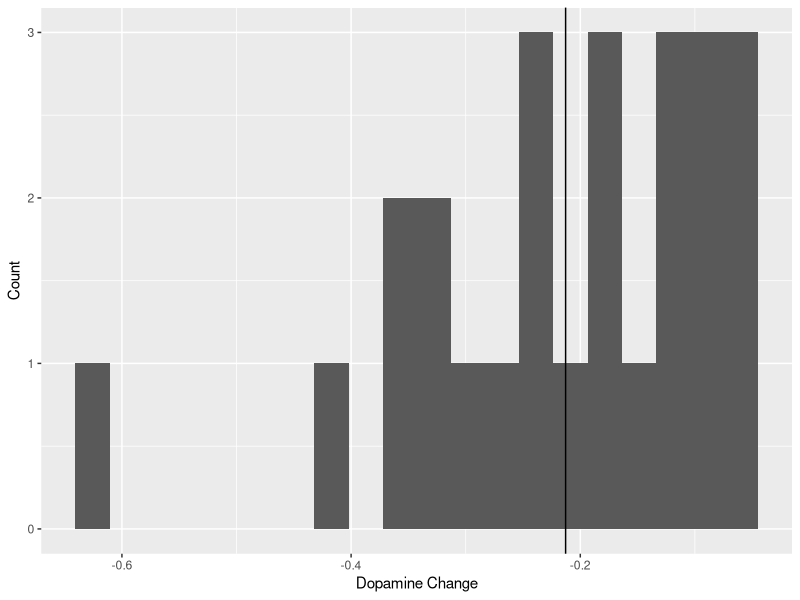
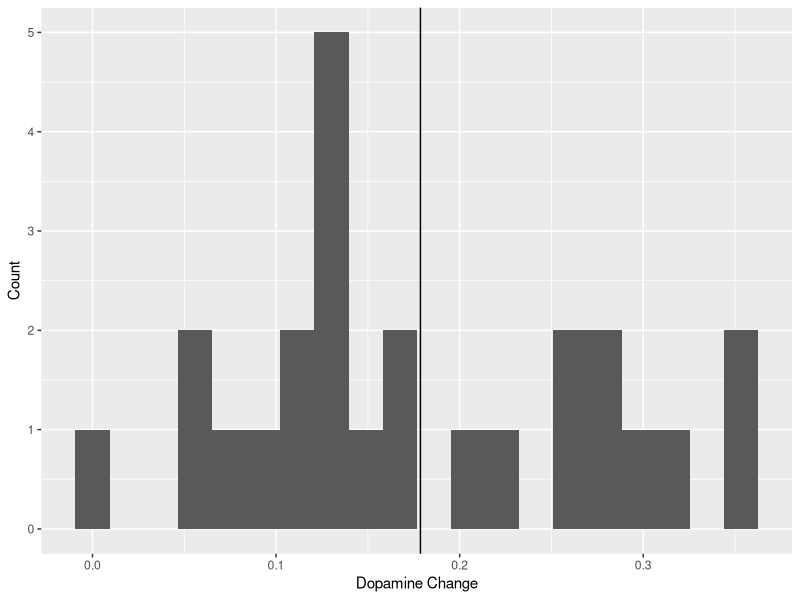
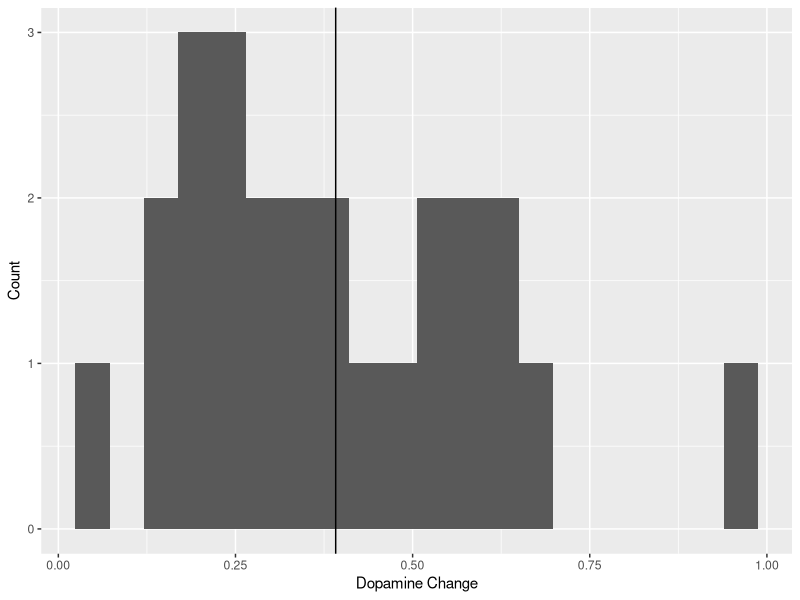
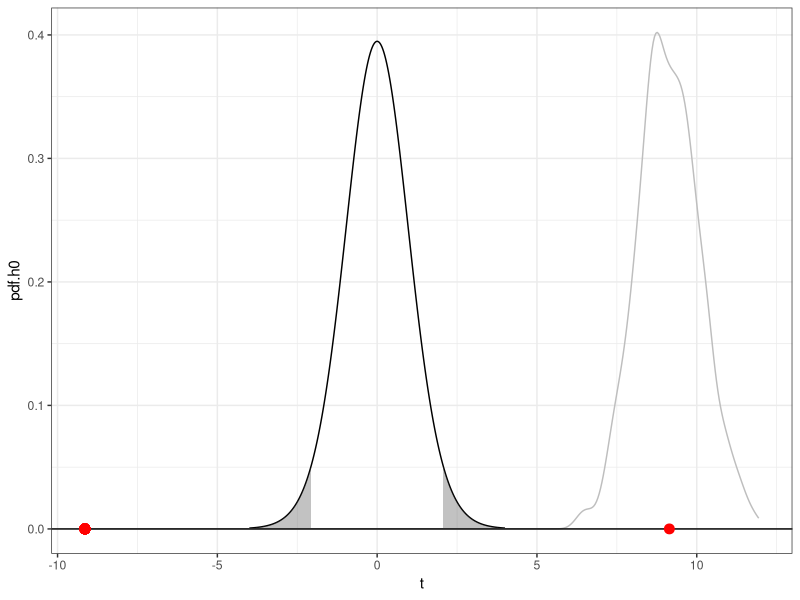

The R script that drew these images, in order:
## ---- chunk 1
#| echo: false

default_chunk_hook  <- knitr::knit_hooks$get("chunk")

latex_font_size <- c("Huge", "huge", "LARGE", "Large", 
                     "large", "normalsize", "small", 
                     "footnotesize", "scriptsize", "tiny")

knitr::knit_hooks$set(chunk = function(x, options) {
  x <- default_chunk_hook(x, options)
  if(options$size %in% latex_font_size) {
    paste0("\n \\", options$size, "\n\n", 
      x, 
      "\n\n \\normalsize"
    )
  } else {
    x
  }
})
## ---- chunk 2
#| label: load-packages
#| include: false
library(tidyverse)
library(patchwork)
library(pwr)
library(ggplot2)
## ---- chunk 3
power.t.test(d=0.65, sig.level = 0.05, power = 0.8, type = "one.sample", alternative = "two.sided")
## ---- chunk 4
data = read_csv("fig_2g.csv")
data = data |>
  select(closer_vals, farther_vals) |>
  mutate(diff = closer_vals - farther_vals)
view(data)
## ---- chunk 5
#| fig-cap: "Dopamine for Farther Syllables"
summary(data$farther_vals)

ggplot(data, aes(x = farther_vals)) +
  geom_histogram(bins = 20) +
  labs(x = "Dopamine Change",
       y = "Count") +
  geom_vline(xintercept = mean(data$farther_vals))

mean(data$farther_vals)
## ---- chunk 6
#| fig-cap: "Dopamine for Closer Syllables"
summary(data$closer_vals)

ggplot(data, aes(x = closer_vals)) +
  geom_histogram(bins = 20) +
  labs(x = "Dopamine Change",
       y = "Count") +
  geom_vline(xintercept = mean(data$closer_vals))

mean(data$closer_vals)
## ---- chunk 7
#| fig-cap: "Difference (closer-farther) in Dopamine"
summary(data$diff)

ggplot(data, aes(x = diff)) +
  geom_histogram(bins = 20) +
  labs(x = "Dopamine Change",
       y = "Count") +
  geom_vline(xintercept = mean(data$diff))

mean(data$diff)
## ---- chunk 8
t_close = t.test(data$closer_vals, mu = 0, alternative = "greater")
t_close

## ---- chunk 9
t_far = t.test(data$farther_vals, mu = 0, alternative = "less")
t_far
## ---- chunk 10
t_diff = t.test(data$diff,mu = 0, alternative = "two.sided")
t_diff
## ---- chunk 11
#| fig-cap: "T distribution with rejection region shown"
set.seed(7272)

t.stat = t_diff$statistic
n = length(data$diff)
s = sd(data$diff)
mu0 = 0

#null t distr
ggdat = tibble(t = seq(-4, 4, length.out = 1000)) |>
  mutate(pdf.h0 = dt(t, df = n-1))

#resampling
ts = rep(NA, 1000)
for(i in 1:1000){
  curr_sample = sample(data$diff, size=n, replace=T)
  ts[i] = (mean(curr_sample) - mu0)/(s/sqrt(n))
}

#rejection zone
alpha = 0.05
t_crit = qt(1 - alpha/2, n-1)

ggplot(ggdat) + 
  geom_line(aes(x=t, y=pdf.h0))+
  stat_density(data=tibble(t=ts), aes(x=t), color="grey", geom="line")+
  geom_hline(yintercept=0) +
  # Plot observation
  geom_point(data=tibble(x=t.stat, y=0),
              aes(x=x, y=y), color="red", size=3) +
  # Plot mirrored observation
  geom_point(aes(x = -t.stat, y = 0),
             color = "red", size = 3, alpha = 0.3) +
  # Rejection zone
  #Right tail
  geom_ribbon(data = ggdat 
                |> filter(t>= t_crit),
          aes(x = t, ymin = 0, ymax = pdf.h0),
          alpha = 0.3) + 
  #Left tail
  geom_ribbon(data = ggdat 
                |> filter(t<= -t_crit),
          aes(x = t, ymin = 0, ymax = pdf.h0),
          alpha = 0.3) + 

  theme_bw()+
  xlab("t")+
  ylab("pdf.h0")
